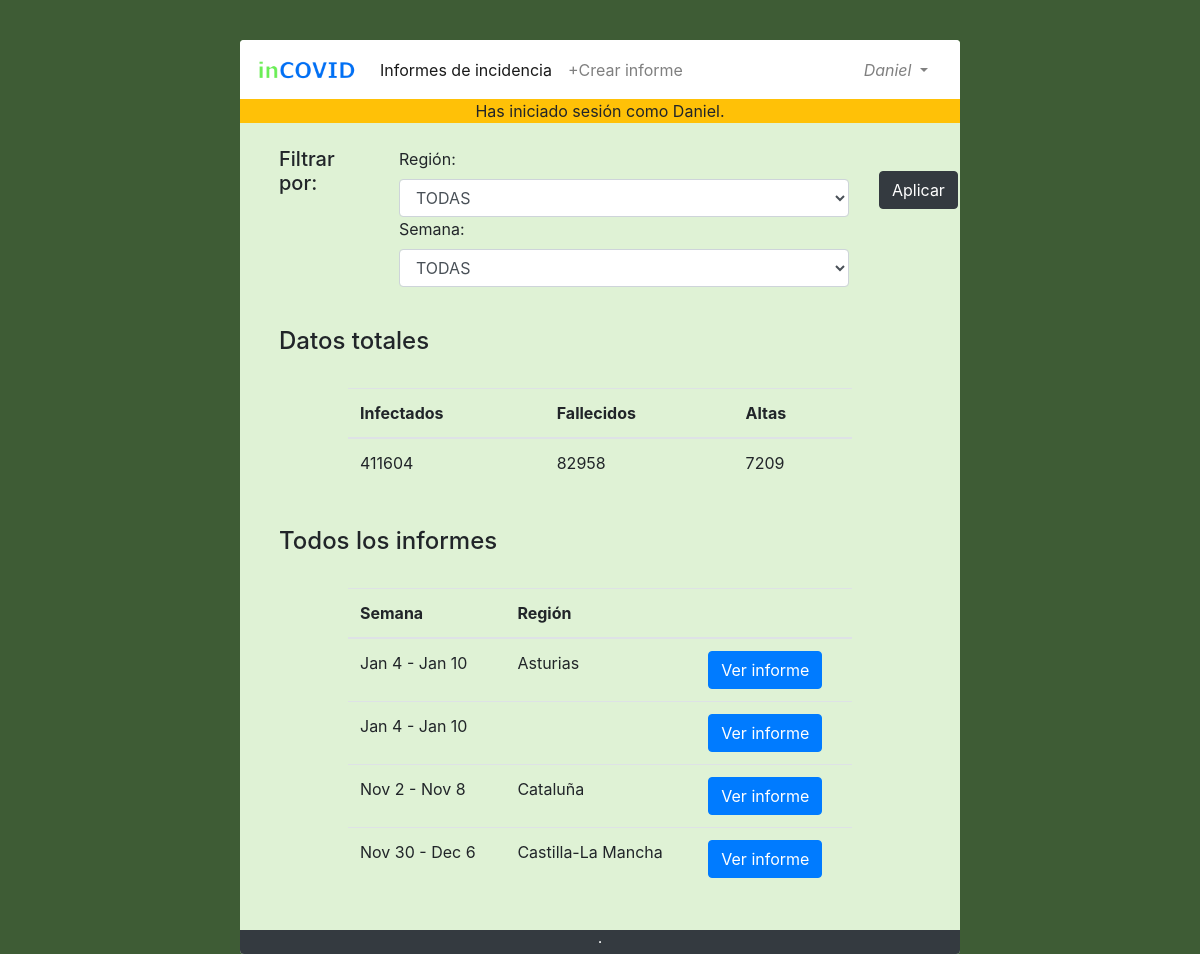
/index.php (signed in), run on the app's committed database.
### tables this page shows
CREATE TABLE `informes` (
  `id` int NOT NULL,
  `semana` varchar(100) NOT NULL,
  `region` varchar(50) NOT NULL,
  `nInfectados` int NOT NULL,
  `nFallecidos` int NOT NULL,
  `nAltas` int NOT NULL,
  `idautor` int NOT NULL
);

CREATE TABLE `regiones` (
  `id` int NOT NULL,
  `nombre` varchar(50) NOT NULL
);

### auxiliar/AccesoADatos.php (called while the page is built, shortened)
<?php
$dir = $_SERVER['PHP_SELF'];
if (substr($dir, -9) == 'index.php') {
    $ruta = '';
} else {
    $ruta = '../';
}
require_once $ruta . 'modelo/Informe.php';
class AccesoADatos {
    private static $conexion;
    public static function new() {
        self::$conexion = new mysqli(Variables::$HOST, Variables::$USUARIO, Variables::$PASS, Variables::$BD);
    }
    public static function getAllInformes() {
        $consulta = "SELECT * FROM informes";
        $informes = null;
        if ($resultado = self::$conexion->query($consulta)) {
            while ($fila = $resultado->fetch_assoc()) {
                $id = $fila['id'];
                $semana = $fila['semana'];
                $nInfectados = $fila['nInfectados'];
                $nFallecidos = $fila['nFallecidos'];
                $nAltas = $fila['nAltas'];
                $idAutor = $fila['idautor'];
                $region = $fila['region'];
                $consultaRegion = 'SELECT nombre FROM regiones WHERE id=' . $region;
                $resultadoRegion = self::$conexion->query($consultaRegion);
                $fila = $resultadoRegion->fetch_assoc();
                $region = $fila['nombre'];
                $informes[] = new Informe($id, $semana, $region, $nInfectados, $nFallecidos, $nAltas, $idAutor);
            }
        }
        return $informes;
    }
}

### modelo/Informe.php (called while the page is built, shortened)
<?php
class Informe {
    private $semana;
    private $region;
    private $nInfectados;
    private $nFallecidos;
    private $nAltas;
    function __construct($id, $semana, $region, $nInfectados, $nFallecidos, $nAltas, $idAutor) {
        $this->semana = $semana;
        $this->region = $region;
        $this->nInfectados = $nInfectados;
        $this->nFallecidos = $nFallecidos;
        $this->nAltas = $nAltas;
    }
    function getSemana() {
        return $this->semana;
    }
    function getRegion() {
        return $this->region;
    }
    function getNInfectados() {
        return $this->nInfectados;
    }
    function getNFallecidos() {
        return $this->nFallecidos;
    }
    function getNAltas() {
        return $this->nAltas;
    }
}

### index.php (the view, shortened to what this page needs)
<!DOCTYPE html>
<html lang="es_ES">
    <head>
        <link rel="stylesheet" href="https://cdn.jsdelivr.net/npm/bootstrap@4.5.3/dist/css/bootstrap.min.css"
>
        <link rel="stylesheet" href="estilos/misEstilos.css">
    </head>
    <body>
        <div class="containter d-flex justify-content-center">
            <div class="row principal rounded">
                <?php
                include 'recursos/cabecera.php';
                require_once 'modelo/Informe.php';
                require_once 'auxiliar/AccesoADatos.php';
                $informes = AccesoADatos::getAllInformes();
                $infectados = 0;
                $fallecidos = 0;
                $altas = 0;
                if (is_array($informes)) {
                    for ($i = 0; $i < sizeof($informes); $i++) {
                        $infectados += $informes[$i]->getNInfectados();
                        $fallecidos += $informes[$i]->getNFallecidos();
                        $altas += $informes[$i]->getNAltas();
                    }
                } else {
                    ?>
                <div class="col-12 d-flex justify-content-center">
                    <p class="text-danger mt-4">No hay informes que coincidan con tu búsqueda.</p>
                </div>
                    <?php
                }
                ?>
                <div class="col-2 mt-4 ml-4">
                    <h5 class="h5">Filtrar por:</h5>
                </div>
                <div class="col-8 mt-4">
                    <form name="filtro" action="index.php" method="POST">
                        <div class="form-group">
                            <label for="filtroRegion">Región: </label>
                            <select class="form-control" name="filtroRegion">
                                <option value="TODAS">TODAS</option>
                            </select>
                            <label for="filtroSemana">Semana: </label>
                            <select class="form-control" name="filtroSemana">
                                <option value="TODAS">TODAS</option>
                            </select>
                        </div>
                </div>
                <div class="col-1 mt-5">
                    <input class="btn btn-dark" type="submit" name="filtrar" value="Aplicar">
                </div>
                <div class="col-12 mt-4 ml-4">
                    <h4 class="h4">Datos totales</h4>
                </div>
                <div class="col-12 mt-4 px-4 d-flex justify-content-center">
                    <table class="table table-hover w-75">
                        <thead>
                            <tr>
                                <th scope="col">Infectados</th>
                                <th scope="col">Fallecidos</th>
                                <th scope="col">Altas</th>
                            </tr>
                        </thead>
                        <tbody>
                            <tr>
                                <td><?php echo $infectados; ?></td>
                                <td><?php echo $fallecidos; ?></td>
                                <td><?php echo $altas; ?></td>
                            </tr>
                        </tbody>
                    </table>
                </div>
                <div class="col-12 mt-4 ml-4">
                    <h4 class="h4">Todos los informes</h4>
                </div>
                <div class="col-12 mt-4 px-4 d-flex justify-content-center">
                    <table class="table table-hover w-75">
                        <thead>
                            <tr>
                                <th scope="col">Semana</th>
                                <th scope="col">Región</th>
                                <th scope="col"></th>
                            </tr>
                        </thead>
                        <tbody>
                            <?php
                            if (is_array($informes)) {
                                for ($i = 0; $i < sizeof($informes); $i++) {
                                    ?>
                                    <tr>
                                        <td><?php echo $informes[$i]->getSemana(); ?></td>
                                        <td><?php echo $informes[$i]->getRegion(); ?></td>
                                        <td>
                                            <form name="verInforme" action="controladores/controladorInformes.php" method="POST">
                                                <input type="submit" class="btn btn-primary" name="verInforme" value="Ver informe">
                                            </form>
                                        </td>
                                    </tr>
                                    <?php
                                }
                            }
                            ?>
                        </tbody>
                    </table>
                </div>
                <?php include 'recursos/footer.php'; ?>
            </div>
        </div>
    </body>
</html>

### estilos/misEstilos.css (style rules this page uses)
body { background-color: #3e5c35; }
.principal { background-color: #dff2d5; }
@media (min-width: 767.98px) { .principal { width: 60%; margin-top: 5vh; } }

### data on the page
informes: semana "Jan 4 - Jan 10"
regiones: nombre "Asturias"
informes: semana "Jan 4 - Jan 10"
informes: semana "Nov 2 - Nov 8"
regiones: nombre "Cataluña"
informes: semana "Nov 30 - Dec 6"
regiones: nombre "Castilla-La Mancha"

### other printed values
$usuarioIniciado->getNombre() "Daniel"
$_SESSION['mensaje'] "Has iniciado sesión como Daniel."
$infectados "411604"
$fallecidos "82958"
$altas "7209"
